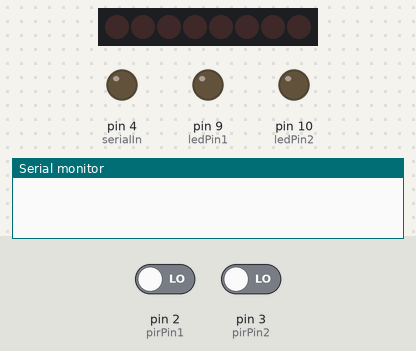
Bench run of a sketch on a simulated Arduino Uno, built with avr-gcc and run on an emulated ATmega328P. Shown: 8 shift-register outputs drawn as a row of LEDs (first output left, lit = HIGH), output pins drawn as LEDs (lit = HIGH), the last lines printed to the serial monitor. Wiring (inferred from the names in the program): shift register (74HC595): data pin 11; shift clock pin 12; latch pin 8. Wiring (inferred from the signals the program sends): row of LEDs: on Q0, Q1, Q2, Q3, Q4, Q5, Q6, Q7. Inputs (shaded band) come from the test bench; at power-on: pin 2 (pirPin1) LOW, pin 3 (pirPin2) LOW. Pins used as bus, display or sensor lines are not drawn.

Above: at 1.2 s.
1.3 s: pin 2 (pirPin1) driven HIGH
At 2.2 s:
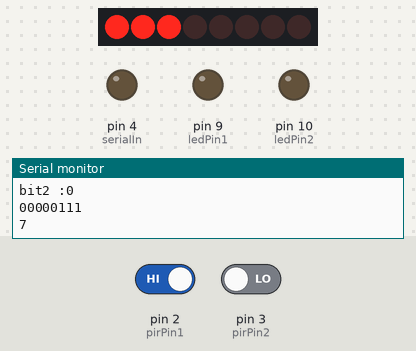
2.8 s: pin 3 (pirPin2) driven HIGH
At 5.4 s:
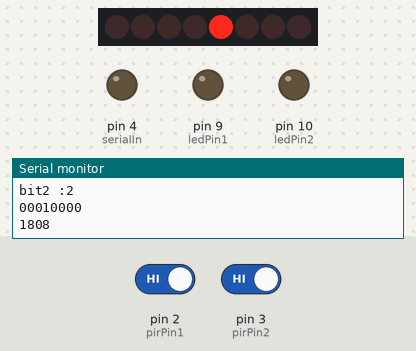
5.8 s: pin 2 (pirPin1) driven LOW
At 8.5 s:
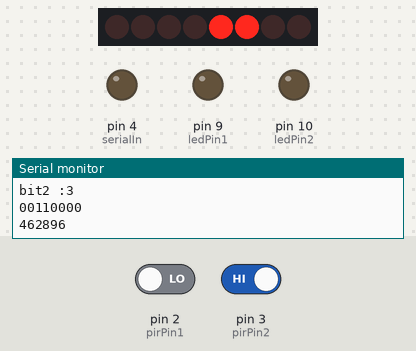
8.8 s: pin 3 (pirPin2) driven LOW
10.3 s: pin 2 (pirPin1) driven HIGH
At 11.5 s:
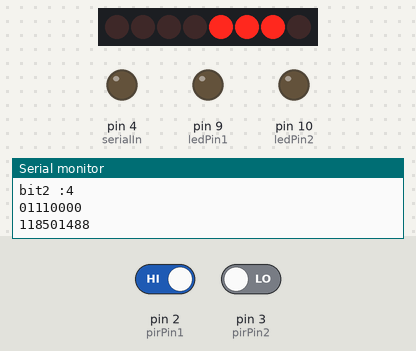
11.8 s: pin 2 (pirPin1) driven LOW and pin 3 (pirPin2) driven HIGH
At 13.7 s:
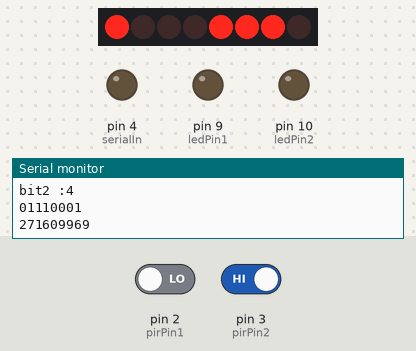
Timing chart, 0 to 17.9 s (numbered marks = the images above; inputs shaded):
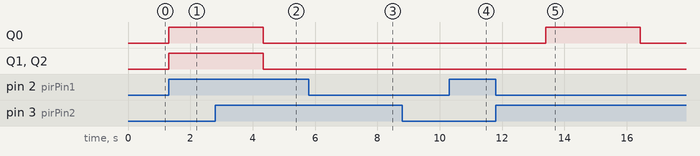

Measured:
- after the input at 1.3 s, Q0–2: LOW → HIGH at once
- after the input at 2.8 s, Q0–2: HIGH → LOW after 1.5 s
- after the input at 8.8 s, every drawn part: stays the same

The sketch:

trail_tuesday_1.ino
```cpp
int ledPin1 = 9;   // LED1 output pin
int ledPin2 = 10;  // LED2 output pin
int pirPin1 = 2;   // PIR1 input pin
int pirPin2 = 3;   // PIR2 input pin
int serialIn = 4;  //serial data input pin
int clk = 5, b1, b2;// clks and brightness
int latchPin = 8;    //Pin connected to ST_CP of 74HC595
int clockPin = 12;   //Pin connected to SH_CP of 74HC595
int dataPin = 11;    //Pin connected to DS of 74HC595
int binaryNumber1  = 0;
int binaryNumber2  = 0;
unsigned long  decimalNumber = 0;
int array[8] = {0};
unsigned long currentT1 = 0, currentT2 = 0, k = 0;
bool pir1, pir2;
String brightValues[2];
int b_1[2], b_2[2];

void setup() {
  // put your setup code here, to run once:
  pinMode(ledPin1, OUTPUT);
  pinMode(ledPin2, OUTPUT);
  pinMode(pirPin1, INPUT);
  pinMode(pirPin2, INPUT);
  pinMode(serialIn, OUTPUT);
  pinMode(clk, OUTPUT);

  //set pins to output so you can control the shift register
  pinMode(latchPin, OUTPUT);
  pinMode(clockPin, OUTPUT);
  pinMode(dataPin, OUTPUT);

  Serial.begin(19200);
}

void CalcDelay(unsigned long currentT1, unsigned long currentT2, unsigned long delay1, unsigned long delay2, bool start, unsigned long k, int b_1[], int b_2[]) {
  int bit1, bit2;
  String str_bit2, str_bit1;
  Serial.println(k);
  Serial.println(start);
  Serial.print("time 1: ");
  Serial.println(currentT1);
  Serial.print("delay1 :");
  Serial.println(delay1);
  Serial.print("time 2: ");
  Serial.println(currentT2);
  Serial.print("delay2 :");
  Serial.println(delay2);

  if(k ==0 ){
    bit1 = 0; bit2 = 0;
  }
  if (start) {

    if (delay1 > delay2) {
      b1 = 4;
      b2 = 0;
    }
    else if (delay2 > delay1) {
      b1 = 0;
      b2 = 4;
    }

  }
  else {
    if (delay1 > delay2) {
      if (delay2 == 0) delay2 = 1;
      Serial.println("hey...delay1>delay2");
      b1 = b1 + 2;
      b2 = b2 - (int)(((float)delay2 / delay1) * 4);
      if (b1 > 4) {
        b1 = 4;
      }
      if (b2 < 0) {
        b2 = 0;
      }
    }
    else if (delay2 > delay1) {
      if (delay1 == 0) delay1 = 1;
      Serial.println("hey...delay2>delay1");
      b2 = b2 + 2;
      b1 = b1 - (int)(((float)delay1 / delay2) * 4);
      if (b2 > 4) {
        b2 = 4;
      }
      if (b1 < 0) {
        b1 = 0;
      }
    }
  }

  //Adding values to b_1[], b_2[] arrays

  if(k<2){
    b_1[k]  = b1;
    b_2[k]  = b2;
    bit1 = b1;
    bit2 = b2;
  }
  else{
    b_2[k%2]  = b2;
    b_1[k%2]  = b1;
    int sum_1 = 0, sum_2=0;
    for(int i=0;i<2;i++){
      sum_1+=b_1[i];
      sum_2+=b_2[i];
    }
    bit1 = int(sum_1/2);
    bit2 = int(sum_2/2);
  }
  Serial.print("bit1 :");
  Serial.println(bit1);
  Serial.print("bit2 :");
  Serial.println(bit2);

  if(bit2 == 0 || bit2 == 1) bit2 = 0;
  else if(bit2 == 2) bit2 = 1;
  else if(bit2 == 3) bit2 = 3;
  else bit2 = 7;

  if(bit1 == 0 || bit1 == 1) bit1 = 0;
  else if(bit1 == 2) bit1 = 1;
  else if(bit1 == 3) bit1 = 3;
  else bit1 = 7;


  binaryNumber1  = bit1 & 0b00001111;
  binaryNumber2  = bit2 & 0b00001111;

  for (int i = 0; i < 4; i++) {
    array[i] = (binaryNumber1 >> i) & 1;
    array[4+i] = (binaryNumber2 >> i) & 1;
  }
  for (int i = 7; i >= 0; i--) {
      Serial.print(array[i]);
  }
  Serial.println();

  for (int i = 7; i >= 0; i--) {
    decimalNumber = (decimalNumber << 1) | array[i];
  }

  Serial.println(decimalNumber);
  Serial.println();
  digitalWrite(latchPin, LOW);
  shiftOut(dataPin, clockPin, MSBFIRST, decimalNumber); // shift out the bits:// bit1 in MSB
  digitalWrite(latchPin, HIGH); //take the latch pin high so the LEDs will light up:
  }

void loop() {
  pir1 = digitalRead(pirPin1);
  pir2 = digitalRead(pirPin2);
  static unsigned long previous_t1 = 0, previous_t2 = 0, delay1 = 0, delay2 = 0;
  bool enter = false, start = false;

  // put your main code here, to run repeatedly:
  if (pir1 == 1) {
    currentT1 = (millis() / 1000);
    enter = true;
  }
  if (pir2 == 1) {
    currentT2 = (millis() / 1000);
    enter = true;
  }

  if (previous_t1 == 0 && previous_t2 == 0 && enter) {
    start = true;
  }

  if(k == 0){
    digitalWrite(latchPin, LOW);
    shiftOut(dataPin, clockPin, MSBFIRST, decimalNumber); // shift out the bits:// bit1 in MSB
    digitalWrite(latchPin, HIGH); //take the latch pin high so the LEDs will light up:
//    Serial.println(decimalNumber);
  }

  if (previous_t1 != currentT1 || previous_t2 != currentT2) {
    delay1 = currentT1 - previous_t1;
    delay2 = currentT2 - previous_t2;
    previous_t1 = currentT1;
    previous_t2 = currentT2;
    CalcDelay(currentT1, currentT2, delay1, delay2, start, k, b_1, b_2 );
    delay(3000);
    k++;
  }
}
```
